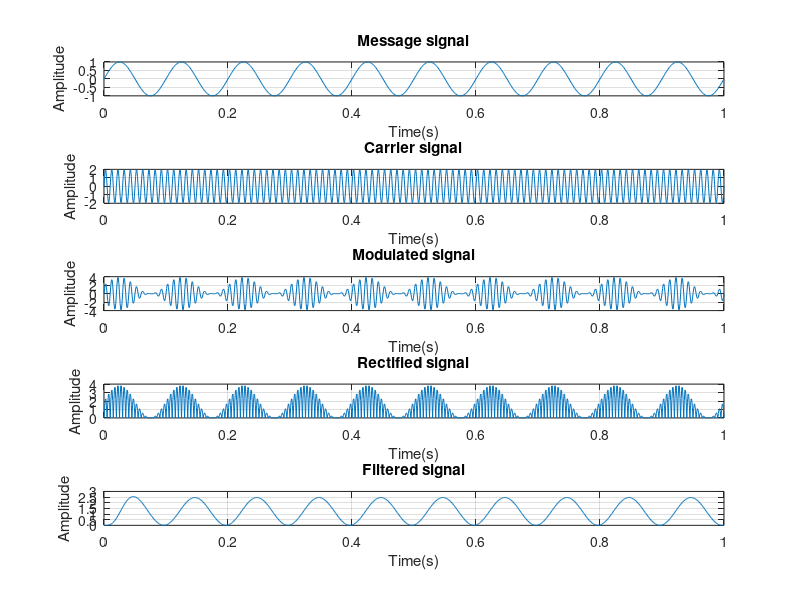

MATLAB code to generate this figure:
clear all;
clc;
%time parameter
fs=1000;
t=0:0.001:1;  %t=linspace(0,1,1000);   %time vector
%message signal parameter
fm=10; % message signal freq
Am=1; % message signal amp
message_signal= Am*sin(2*pi*fm.*t);


%carrier signal parameter
fc=100; %carrier signal freq
Ac=2; %carrier signal amp
carrier_signal=Ac*sin(2*pi*fc.*t);

%modulated signal
modulated_signal=(1+message_signal).*carrier_signal;

%demodulation

%1.rectification
rectified_signal=abs(modulated_signal);

%2.low pass filter
%low pass filter parameter
cutoff_freq=20;
%design
order=4;  %filter order
nyquist_freq=fs/2;
normalized_cutoff_freq=cutoff_freq/nyquist_freq;
[b,a]=butter(order,normalized_cutoff_freq,'low');

%apply the low pass filter to the rectified signal
filtered_signal=filter(b,a,rectified_signal);

%plotting

subplot(5,1,1);
plot(t,message_signal);
title('Message signal');
xlabel('Time(s)');
ylabel('Amplitude');
grid on;
subplot(5,1,2);
plot(t,carrier_signal);
title('Carrier signal');
xlabel('Time(s)');
ylabel('Amplitude');
grid on;

subplot(5,1,3);
plot(t,modulated_signal);
title('Modulated signal');
xlabel('Time(s)');
ylabel('Amplitude');
grid on;

subplot(5,1,4);
plot(t,rectified_signal);
title('Rectified signal');
xlabel('Time(s)');
ylabel('Amplitude');
grid on;
subplot(5,1,5);
plot(t,filtered_signal);
title('Filtered signal');
xlabel('Time(s)');
ylabel('Amplitude');
grid on;









